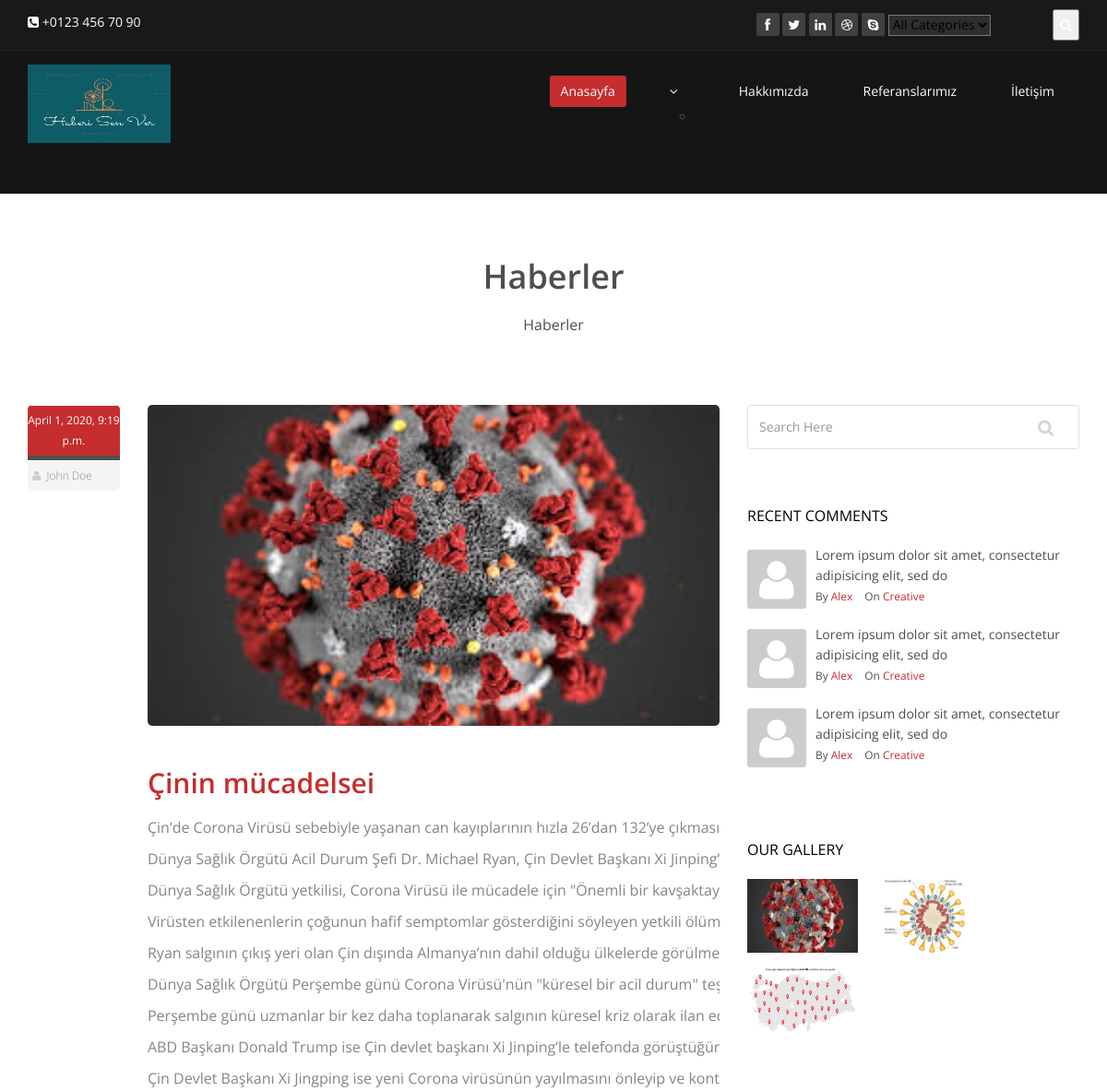
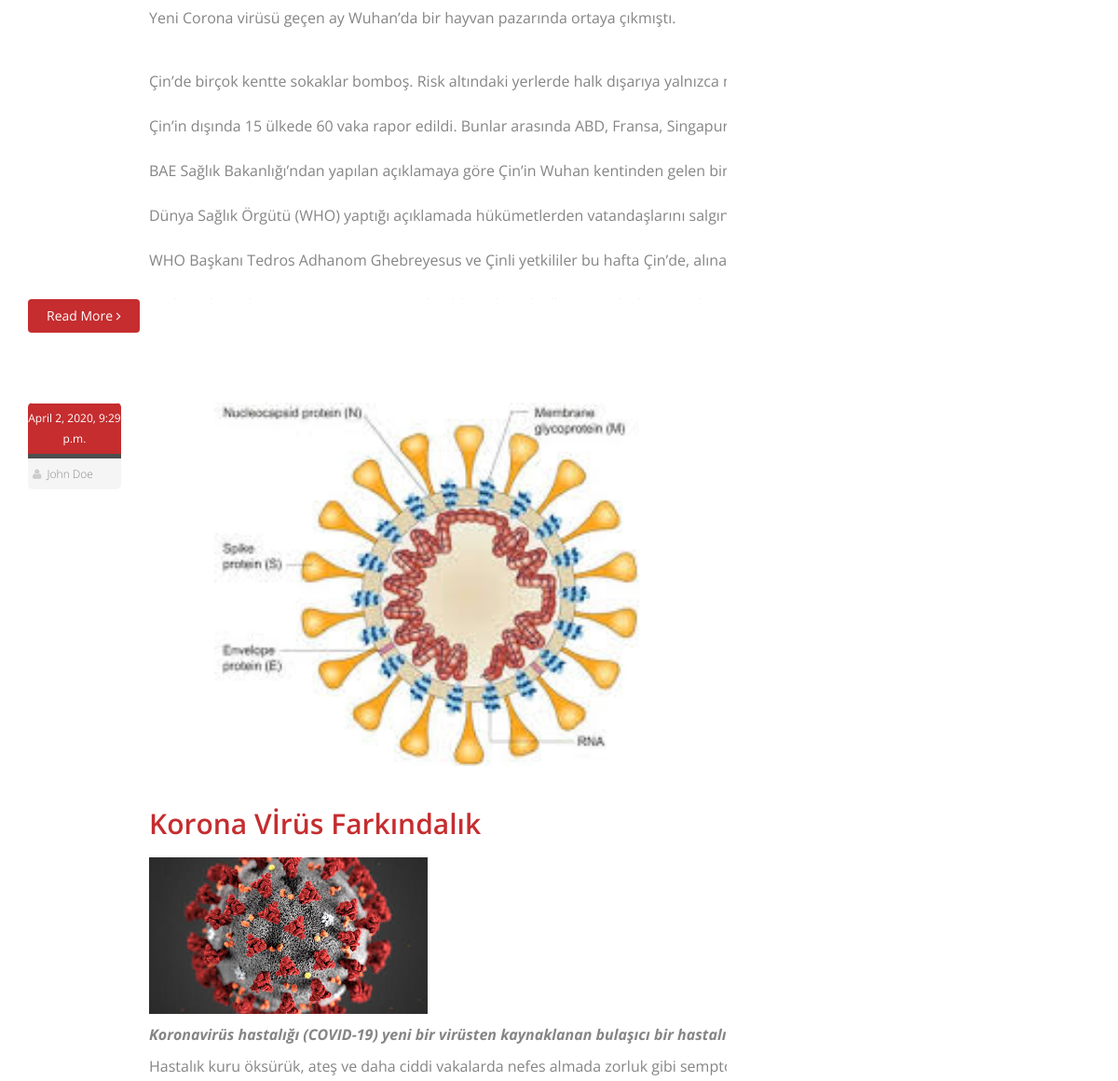
Before: /category/8/Haber1/ (upper part) with the older database file (2 pictures, top to bottom).
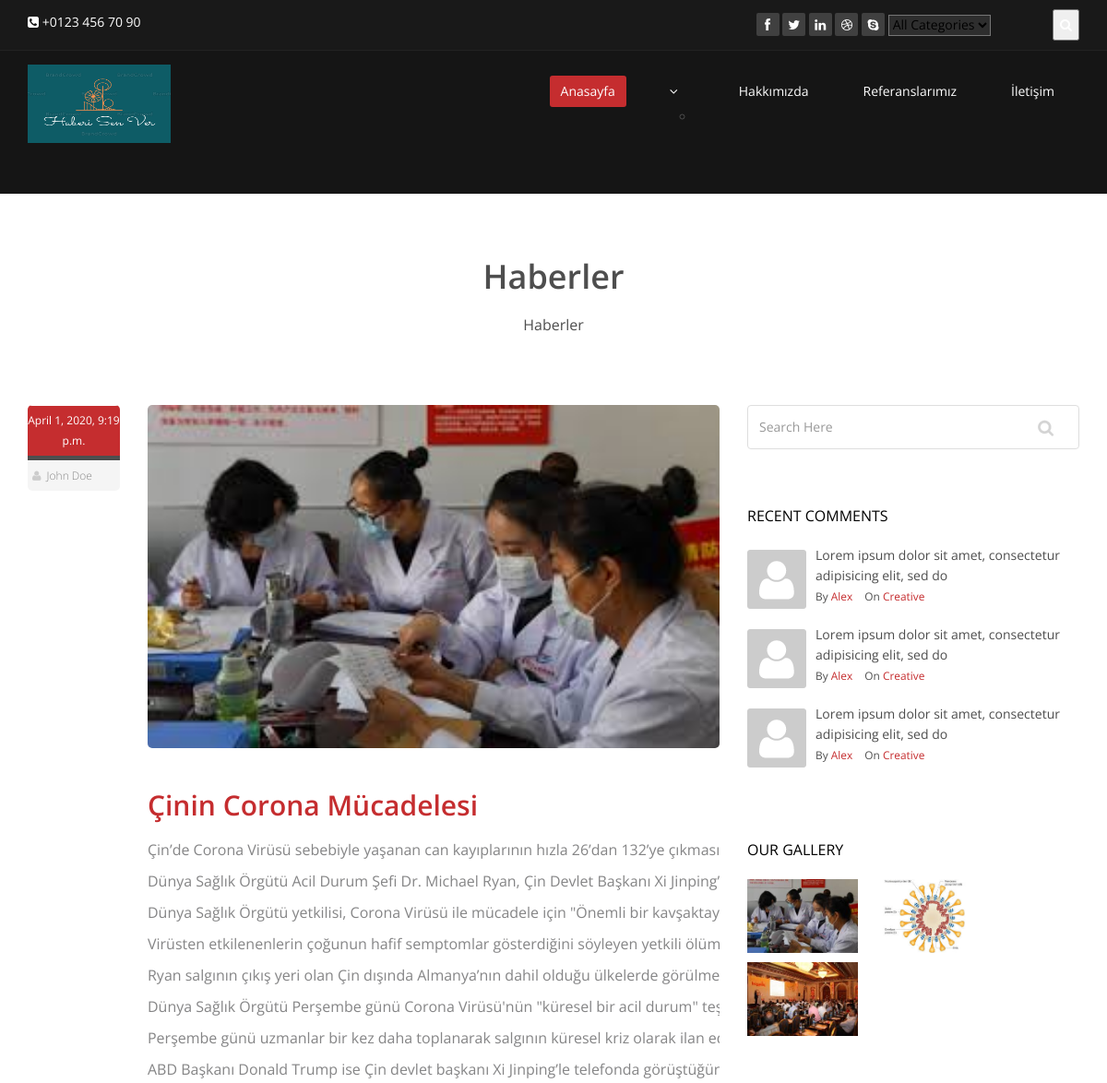
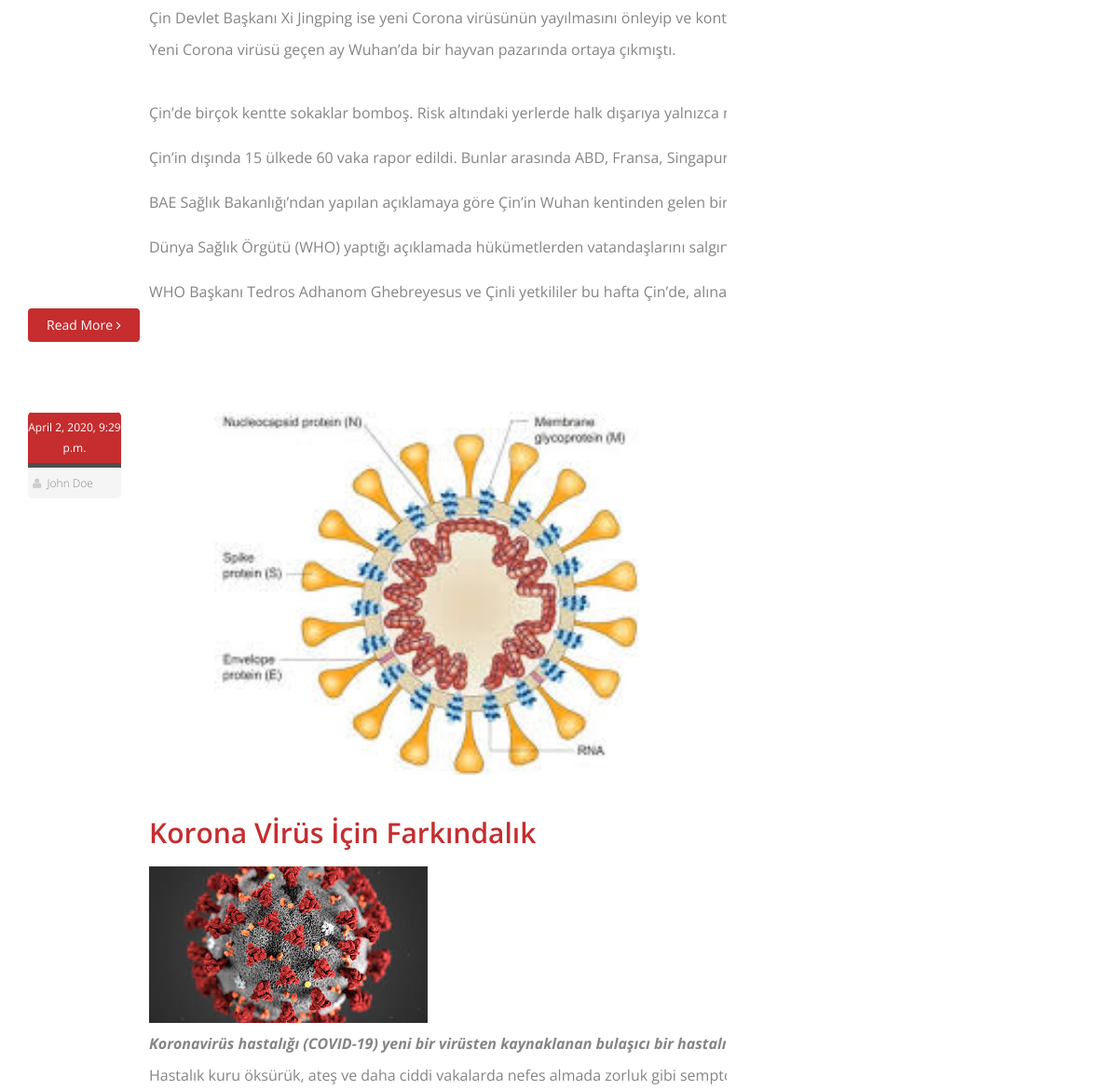
After: the same page with the newer database file (2 pictures, top to bottom).
### news/models.py (models this page shows, shortened)
class Category(MPTTModel):
    STATUS =(
        ('True', 'Evet'),
        ('False', 'Hayır'),
    )
    title = models.CharField(max_length=200)
    description = models.CharField(max_length=200)
    keyword = models.CharField(max_length=200)
    image = models.ImageField(blank=True, upload_to='images/')
    status = models.CharField(max_length=10, choices=STATUS)
    slug = models.SlugField(null=False, unique=True)
    parent = TreeForeignKey('self', blank=True, null=True, related_name='children', on_delete=models.CASCADE)
    created_at = models.DateTimeField(auto_now_add=True)
    updated_at = models.DateTimeField(auto_now=True)
    class MPTTMeta:
        order_insertion_by = ['title']
    def image_tag(self):
        return mark_safe('<img src="{}" height="50"/>'.format(self.image.url))
    image_tag.short_description = 'Image'

class News(models.Model):
    STATUS =(
        ('True', 'Evet'),
        ('False', 'Hayır'),
    )
    category = models.ForeignKey(Category, on_delete=models.CASCADE) #relations with Category
    title = models.CharField(max_length=150)
    description = models.CharField(max_length=200)
    keyword = models.CharField(max_length=200)
    image = models.ImageField(blank=True, upload_to='images/')
    detail = RichTextUploadingField()
    status = models.CharField(max_length=10, choices=STATUS)
    slug = models.SlugField(null=False, unique=True)
    created_at = models.DateTimeField(auto_now_add=True)
    updated_at = models.DateTimeField(auto_now=True)
    def image_tag(self):
        return mark_safe('<img src="{}" height="40"/>'.format(self.image.url))
    image_tag.short_description = 'Image'

### Home/views.py (the view)
# urls.py: path('category/<int:id>/<slug:slug>/', views.category_news, name='category_news'),
def category_news(request,id,slug):
    category = Category.objects.all()
    categorydata = Category.objects.get(pk=id)
    news = News.objects.filter(category_id = id)
    news2 = News.objects.all()
    context = {
            'news': news,
            'news2': news2,
            'category': category,
            'categorydata': categorydata,
             }
    return render(request, 'contents.html', context)

### Home/templates/contents.html (shortened to what this page needs)
{% extends 'homebase.html' %}
{% load static %}
{% block body%}
    <section id="blog" class="container">
        <div class="center">
            <h2>{{ categorydata.title}}</h2>
            <p class="lead">{{ categorydata.description }}</p>
        </div>
        <div class="blog">
            <div class="row">
                <div class="col-md-8">
                    {% for rs in news %}
                        <div class="blog-item" >
                            <div class="row">
                                <div class="col-xs-12 col-sm-2 text-center" >
                                    <div class="entry-meta">
                                        <span id="publish_date">{{ rs.created_at }}</span>
                                        <span><i class="fa fa-user"></i> <a href="#">John Doe</a></span>
                                    </div>
                                </div>
                                <div class="col-xs-12 col-sm-10 blog-content"style="height:800pt; overflow: hidden; white-space: nowrap; text-overflow: ellipsis">
                                    <a href="#"><img class="img-responsive img-blog" src="{{ rs.image.url }}" width="100%" alt="" /></a>
                                    <h2><a href="/news/{{ rs.id }}/{{ rs.slug }}">{{ rs.title |safe }}</a></h2>
                                    <h3>{{ rs.detail |safe }}</h3>
                                </div>
                                <div class="col-xs-12 col-sm-10 blog-content">
                                <a class="btn btn-primary readmore" href="/news/{{ rs.id }}/{{ rs.slug }}">Read More <i class="fa fa-angle-right"></i></a>
                                     </div>
                            </div>
                        </div>
                    {% endfor %}
                </div>
                <aside class="col-md-4">
                    <div class="widget search">
                        <form role="form">
                            <input type="text" class="form-control search_box" autocomplete="off" placeholder="Search Here">
                        </form>
                    </div>
                    <div class="widget categories">
                        <h3>Recent Comments</h3>
                        <div class="row">
                            <div class="col-sm-12">
                                <div class="single_comments">
                                    <img src="images/blog/avatar3.png" alt=""  />
                                    <p>Lorem ipsum dolor sit amet, consectetur adipisicing elit, sed do </p>
                                    <div class="entry-meta small muted">
                                        <span>By <a href="#">Alex</a></span> <span>On <a href="#">Creative</a></span>
                                    </div>
                                </div>
                                <div class="single_comments">
                                    <img src="images/blog/avatar3.png" alt=""  />
                                    <p>Lorem ipsum dolor sit amet, consectetur adipisicing elit, sed do </p>
                                    <div class="entry-meta small muted">
                                        <span>By <a href="#">Alex</a></span> <span>On <a href="#">Creative</a></span>
                                    </div>
                                </div>
                                <div class="single_comments">
                                    <img src="images/blog/avatar3.png" alt=""  />
                                    <p>Lorem ipsum dolor sit amet, consectetur adipisicing elit, sed do </p>
                                    <div class="entry-meta small muted">
                                        <span>By <a href="#">Alex</a></span> <span>On <a href="#">Creative</a></span>
                                    </div>
                                </div>
                            </div>
                        </div>
                    </div>
                    <div class="widget blog_gallery">
                        <h3>Our Gallery</h3>
                        <ul class="sidebar-gallery">{% for rs in news2 %}
                            <li><a href="#"><img src="{{ rs.image.url }}" style="width: 120px" height=" 80 px" /></a></li>
                        {% endfor %}
                        </ul>
                    </div>
                </aside>
            </div>
        </div>
    </section>
{% endblock %}

### Home/templates/homebase.html (shortened to what this page needs)
<!DOCTYPE html>
<html lang="en">
<head>
    {% load static %}
    <link href="{% static 'css/bootstrap.min.css'%}" rel="stylesheet">
    <link href="{% static 'css/font-awesome.min.css'%}" rel="stylesheet">
    <link href="{% static 'css/animate.min.css'%}" rel="stylesheet">
    <link href="{% static 'css/prettyPhoto.css'%}" rel="stylesheet">
    <link href="{% static 'css/main.css'%}" rel="stylesheet">
    <link href="{% static 'css/responsive.css'%}" rel="stylesheet">
    <link rel="stylesheet" href="https://ajax.googleapis.com/ajax/libs/jqueryui/1.11.4/themes/smoothness/jquery-ui.css">
</head>
<body class="homepage">
{% include 'header.html' %}
{% block body %}        {% endblock %}
</body>
</html>

### Home/templates/header.html (shortened to what this page needs)
{% load static %}
<header id="header">
    <div class="top-bar">
        <div class="container">
            <div class="row">
                <div class="col-sm-6 col-xs-4">
                    <div class="top-number"><p><i class="fa fa-phone-square"></i>  +0123 456 70 90</p></div>
                </div>
                <div class="col-sm-6 col-xs-8">
                    <div class="social">
                        <ul class="social-share">
                            <li><a href="#"><i class="fa fa-facebook"></i></a></li>
                            <li><a href="#"><i class="fa fa-twitter"></i></a></li>
                            <li><a href="#"><i class="fa fa-linkedin"></i></a></li>
                            <li><a href="#"><i class="fa fa-dribbble"></i></a></li>
                            <li><a href="#"><i class="fa fa-skype"></i></a></li>
                        </ul>
                        <div class="search">
                            <form role="form" action="/search/" method="post">
                                {% load mptt_tags %}
                                <select style="background-color: #2e2e2e" name="catid" class="input search">
                                    <option value="0"> All Categories</option>
                                </select>
                                <input id="query" name="query" type="text" class="search-form" autocomplete="off" placeholder="Enter your Keywords">
                                <button class="search-btn"><i class="fa fa-search"></i></button>
                            </form>
                        </div>
                    </div>
                </div>
            </div>
        </div>
    </div>
    <nav class="navbar navbar-inverse" role="banner">
        <div class="container">
            <a class="navbar-brand" href="/"><img src="{% static 'images/logo1.png'%}" style="height: 140px;width: 155px;" class="center" alt="logo"></a>
            <div class="collapse navbar-collapse navbar-right">
                <ul class="nav navbar-nav">
                    <li class="active"><a href="/">Anasayfa</a></li>
                    {% load mptt_tags %}
                    {% recursetree category %}
                        <li class="dropdown">
                            <a href="/category/{{ node.id }}/{{ node.slug }}" class="dropdown-toggle" {% if not node.is_leaf_node %} data-toggle="dropdown"  {% endif %}>{{ node.title }}  {% if not node.is_leaf_node %}<i class="fa fa-angle-down"></i>{% endif %}</a>
                            {% if not node.is_leaf_node %}
                                <ul class="children">
                                </ul>
                            {% endif %}
                        </li>
                    {% endrecursetree %}
                    <li><a href="/hakkimizda">Hakkımızda</a></li>
                    <li><a href="/referanslar">Referanslarımız</a></li>
                    <li><a href="/iletisim">İletişim</a></li>
                </ul>
            </div>
        </div>
    </nav>
</header>

### Home/templates/footer.html (shortened to what this page needs)
{% load static %}

### Home/static/css/main.css (style rules this page uses)
body { background: #fff; font-family: 'Open Sans', sans-serif; color:#4e4e4e; line-height: 22px; }
h1, h2, h3, h4, h5, h6 { font-weight: 600; font-family: 'Open Sans', sans-serif; color:#4e4e4e; }
h2 { font-size: 20px; }
h3 { font-size: 16px; color: #787878; font-weight: 400; line-height: 24px; }
a { color: #c52d2f; -webkit-transition: color 300ms, background-color 300ms; -moz-transition: color 300ms, background-color 300ms; -o-transition: color 300ms, background-color 300ms; transition: color 300ms, background-color 300ms; }
.btn-primary { padding: 8px 20px; background: #c52d2f; color: #fff; border-radius: 4px; border:none; margin-top: 10px; }
.center h2 { font-size: 36px; margin-top: 0; margin-bottom: 20px; }
body > section { padding: 70px 0; }
.center { text-align: center; padding-bottom: 55px; }
.lead { font-size: 16px; line-height: 24px; font-weight: 400; }
#header .search { display: inline-block; }
.navbar>.container .navbar-brand { margin-left: 0; }
.top-bar { padding: 10px 0; background: #191919; border-bottom: 1px solid #222; line-height: 28px; }
.top-number { color: #fff; }
.top-number p { margin: 0 }
.social { text-align: right; }
.social-share { display: inline-block; list-style: none; padding: 0; margin: 0; }
ul.social-share li { display: inline-block; }
ul.social-share li a { display: inline-block; color: #fff; background: #404040; width: 25px; height: 25px; line-height: 25px; text-align: center; border-radius: 2px; }
.search i { color: #fff; }
input.search-form { background: transparent; border: 0 none; width: 60px; padding: 0 10px; color: #FFF; -webkit-transition: all 400ms; -moz-transition: all 400ms; -ms-transition: all 400ms; -o-transition: all 400ms; transition: all 400ms; }
.navbar-brand { padding: 0; margin:0; }
.navbar { border-radius: 0; margin-bottom: 0; background: #151515; padding: 15px 0; padding-bottom: 0; }
.navbar-nav { margin-top: 12px; }
.navbar-nav>li { margin-left: 35px; padding-bottom: 28px; }
.navbar-inverse .navbar-nav > li > a { padding: 5px 12px; margin: 0; border-radius: 3px; color: #fff; line-height: 24px; display: inline-block; }
.navbar-inverse { border: none; }
.navbar-inverse .navbar-brand { font-size: 36px; line-height: 50px; color: #fff; }
.navbar-inverse .navbar-nav > .active > a, .navbar-inverse .navbar-nav > .active > a:hover, .navbar-inverse .navbar-nav > .active > a:focus, .navbar-inverse .navbar-nav > .open > a, .navbar-inverse .navbar-nav > .open > a:hover, .navbar-inverse .navbar-nav > .open > a:focus { background-color: #c52d2f; color: #fff; }
.navbar-inverse .navbar-collapse, .navbar-inverse .navbar-form { border-top: 0; padding-bottom: 0; }
.widget { margin-bottom: 60px; padding-left: 0; }
.single_comments { margin-bottom: 20px; }
.single_comments img { float: left; margin-right: 10px; margin-top: 5px; }
.single_comments p { margin-bottom: 0; }
.widget .entry-meta span { display: inline-block; margin-right: 10px; }
.widget h3 { color: #000; text-transform: uppercase; margin-bottom: 20px; }
.blog-item { border-radius: 0; overflow: hidden; margin-bottom: 50px; }
.blog .blog-item .img-blog { border-radius: 5px; margin-bottom: 45px; }
.blog .blog-item .blog-content { padding-bottom: 25px; }
.blog .blog-item .blog-content h2 { margin-top: 0; font-size: 30px; }
.readmore { margin-top: 0; }
.blog .blog-item .blog-content h3 { color: #858586; margin-bottom: 40px; }
.blog .blog-item .entry-meta { border-radius: 5px; overflow: hidden; }
.blog .blog-item .entry-meta > span { background: #f5f5f5; border-top: 1px solid #fff; display: block; font-size: 12px; overflow: hidden; padding: 5px; text-align: left; }
#publish_date { background: #c52d2f; border-bottom: 5px solid #4e4e4e; color: #fff; padding: 5px 0; text-align: center; }
.blog .blog-item .entry-meta > span { color: #ccc; }
.blog .blog-item .entry-meta > span a { font-size: 12px; margin-left: 3px; font-weight: 300; color: #888; }
.search_box { background-image: url("../images/search_icon.png"); background-position: 314px 15px; background-repeat: no-repeat; border-color: #DEDEDE; height: 48px; outline: medium none; box-shadow: none; }
ul.tag-cloud, ul.sidebar-gallery { list-style: none; padding: 0; margin: 0; }
.sidebar-gallery li { display: inline-block; margin: 0 10px 10px 0; }
.sidebar-gallery li a { border-radius: 4px; display: inline-block; }

Changed rows visible on the page:
changed News: image: a different picture; title "Çinin mücadelsei" → "Çinin Corona Mücadelesi"
changed News: title "Korona Vİrüs Farkındalık" → "Korona Vİrüs İçin Farkındalık"
changed News (number 3 of 3 on the later page): image: a different picture
